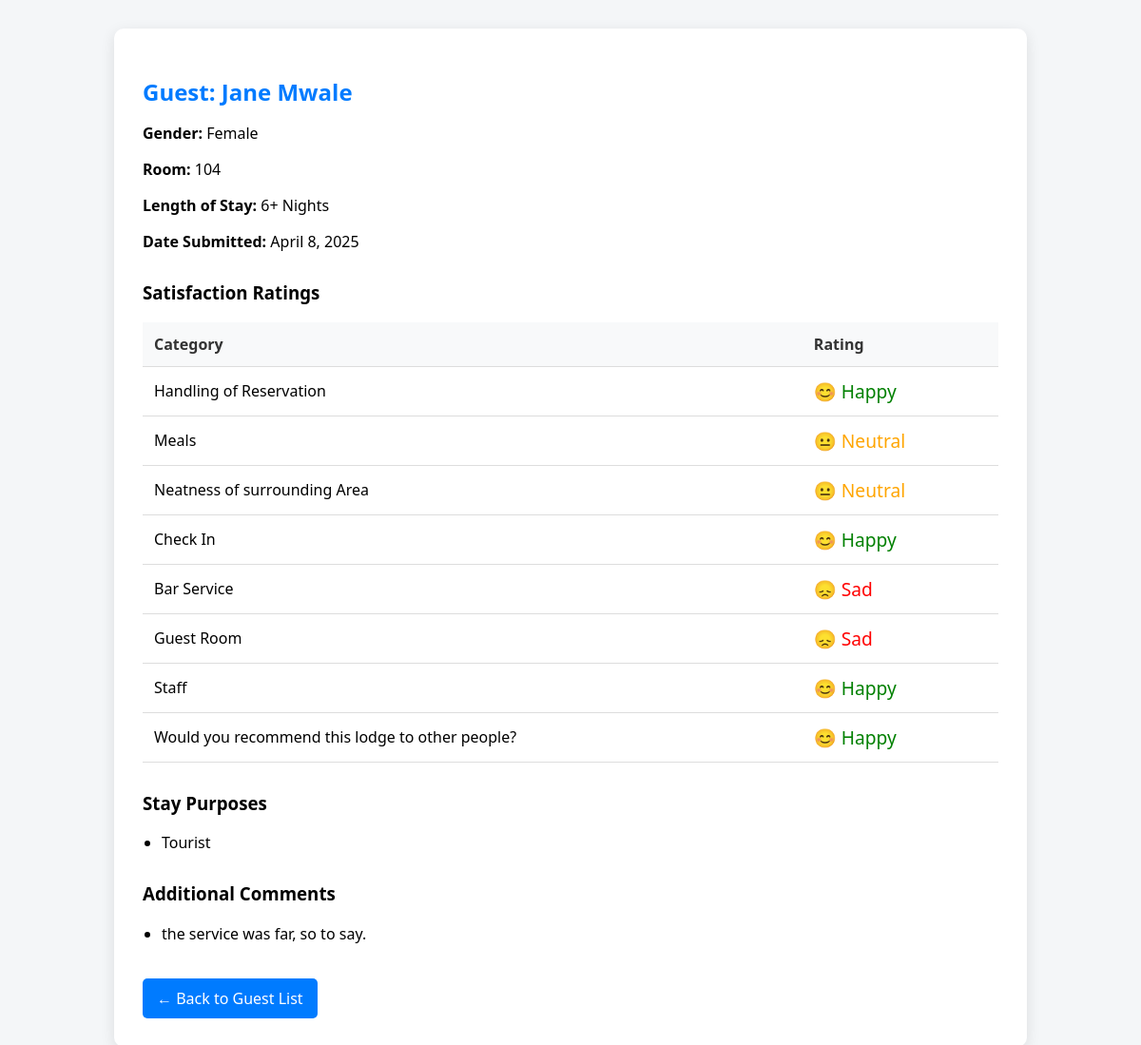
The page /guests/8/ on the database its author committed.
### questionnaire/models.py (models this page shows, shortened)
class Guest(models.Model):
    GENDER_CHOICES = [
        ('Male', 'Male'),
        ('Female', 'Female'),
    ]
    name = models.CharField(max_length=255)
    gender = models.CharField(max_length=10, choices=GENDER_CHOICES)
    room_number = models.CharField(max_length=10)
    length_of_stay = models.CharField(
        max_length=20,
        choices=[
            ('1 Night', '1 Night'),
            ('2-5 Nights', '2-5 Nights'),
            ('6+ Nights', '6 or More Nights'),
        ]
    )
    created_at = models.DateTimeField(auto_now_add=True)
    date_submitted = models.DateField(default=timezone.now)  # NEW FIELD for admin grouping

class SatisfactionResponse(models.Model):
    RATING_CHOICES = [
        ('happy', '😊'),
        ('neutral', '😐'),
        ('sad', '😞'),
    ]
    guest = models.ForeignKey(Guest, on_delete=models.CASCADE, related_name='satisfaction_responses')
    question = models.ForeignKey(SatisfactionQuestion, on_delete=models.CASCADE)
    rating = models.CharField(max_length=10, choices=RATING_CHOICES)

class SatisfactionQuestion(models.Model):
    text = models.CharField(max_length=255)

class StayPurpose(models.Model):
    PURPOSE_CHOICES = [
        ('Business', 'Business'),
        ('Tourist', 'Tourist'),
        ('Conference', 'Conference'),
        ('Visiting', 'Visiting'),
        ('Other', 'Other'),
    ]
    guest = models.ForeignKey(Guest, on_delete=models.CASCADE, related_name='stay_purposes')
    purpose = models.CharField(max_length=20, choices=PURPOSE_CHOICES)

class AdditionalComment(models.Model):
    guest = models.ForeignKey(Guest, on_delete=models.CASCADE, related_name='comments')
    comment = models.TextField()

### questionnaire/views.py (the view)
# urls.py: path('guests/<int:pk>/', views.guest_detail, name='guest_detail'),  # new
def guest_detail(request, pk):
    guest = get_object_or_404(Guest, pk=pk)
    satisfaction = guest.satisfaction_responses.all()
    purposes = guest.stay_purposes.all()
    comments = guest.comments.all()
    context = {
        'guest': guest,
        'satisfaction': satisfaction,
        'purposes': purposes,
        'comments': comments,
    }
    return render(request, 'guest_detail.html', context)

### questionnaire/templates/guest_detail.html (shortened to what this page needs)
<!DOCTYPE html>
<html>
<head>
</head>
<body>
    <div class="container">
        <h2>Guest: {{ guest.name }}</h2>
        <p><strong>Gender:</strong> {{ guest.gender }}</p>
        <p><strong>Room:</strong> {{ guest.room_number }}</p>
        <p><strong>Length of Stay:</strong> {{ guest.length_of_stay }}</p>
        <p><strong>Date Submitted:</strong> {{ guest.date_submitted }}</p>
        <div class="section">
            <h3>Satisfaction Ratings</h3>
            <table>
                <thead>
                    <tr>
                        <th>Category</th>
                        <th>Rating</th>
                    </tr>
                </thead>
                <tbody>
                    {% for response in satisfaction %}
                    <tr>
                        <td>{{ response.question.text }}</td>
                        <td class="rating">
                            {% if response.rating == 'happy' %}
                                <span class="emoji-happy">😊 Happy</span>
                            {% elif response.rating == 'neutral' %}
                                <span class="emoji-neutral">😐 Neutral</span>
                            {% elif response.rating == 'sad' %}
                                <span class="emoji-sad">😞 Sad</span>
                            {% else %}
                                {{ response.rating }}
                            {% endif %}
                        </td>
                    </tr>
                    {% empty %}
                    <tr><td colspan="2">No ratings submitted.</td></tr>
                    {% endfor %}
                </tbody>
            </table>
        </div>
        <div class="section">
            <h3>Stay Purposes</h3>
            <ul>
                {% for purpose in purposes %}
                <li>{{ purpose.get_purpose_display }}</li>
                {% empty %}
                <li>No purposes recorded.</li>
                {% endfor %}
            </ul>
        </div>
        <div class="section">
            <h3>Additional Comments</h3>
            <ul>
                {% for comment in comments %}
                <li>{{ comment.comment }}</li>
                {% empty %}
                <li>No comments available.</li>
                {% endfor %}
            </ul>
        </div>
        <a href="{% url 'guest_info' %}" class="button">← Back to Guest List</a>
    </div>
</body>
</html>

### questionnaire/templates/guest_detail.html (style rules this page uses)
body { font-family: 'Segoe UI', sans-serif; margin: 0; padding: 30px; background: #f4f6f8; }
.container { max-width: 900px; margin: auto; background: white; padding: 30px; border-radius: 10px; box-shadow: 0 4px 15px rgba(0, 0, 0, 0.1); }
h2 { color: #007bff; margin-bottom: 10px; }
.section { margin-top: 30px; }
table { width: 100%; border-collapse: collapse; margin-top: 15px; }
th, td { padding: 12px; border-bottom: 1px solid #ddd; text-align: left; }
th { background-color: #f8f9fa; color: #333; }
.rating { font-size: 1.2em; }
.emoji-happy { color: green; }
.emoji-neutral { color: orange; }
.emoji-sad { color: red; }
ul { padding-left: 20px; }
a.button { display: inline-block; margin-top: 20px; background-color: #007bff; color: white; padding: 10px 15px; border-radius: 5px; text-decoration: none; }

### rows shown on the page
Guest: name "Jane Mwale", gender "Female", room_number "104", length_of_stay "6+ Nights", date_submitted "April 8, 2025"
SatisfactionResponse: question.text "Handling of Reservation", rating "😊 Happy"
SatisfactionResponse: question.text "Meals", rating "😐 Neutral"
SatisfactionResponse: question.text "Neatness of surrounding Area", rating "😐 Neutral"
SatisfactionResponse: question.text "Check In", rating "😊 Happy"
SatisfactionResponse: question.text "Bar Service", rating "😞 Sad"
SatisfactionResponse: question.text "Guest Room", rating "😞 Sad"
SatisfactionResponse: question.text "Staff", rating "😊 Happy"
SatisfactionResponse: question.text "Would you recommend this lodge to other people?", rating "😊 Happy"
StayPurpose: purpose "Tourist"
AdditionalComment: comment "the service was far, so to say."
